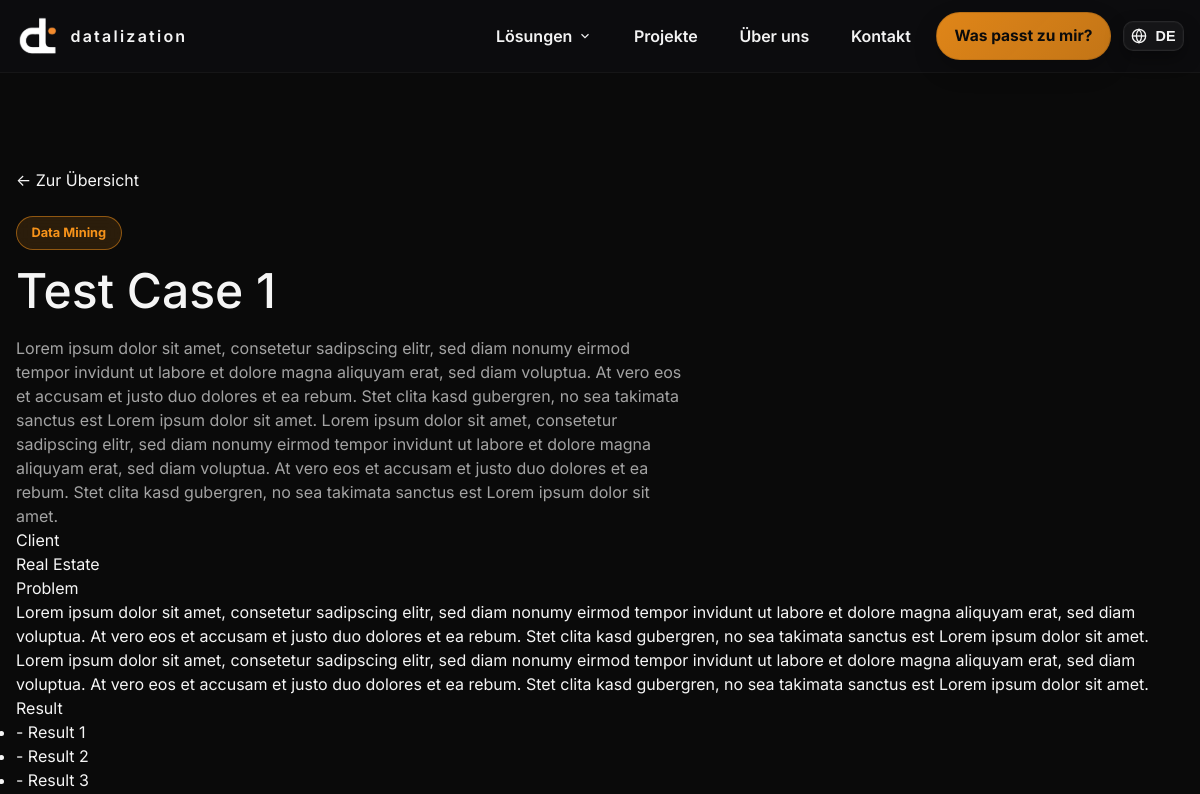
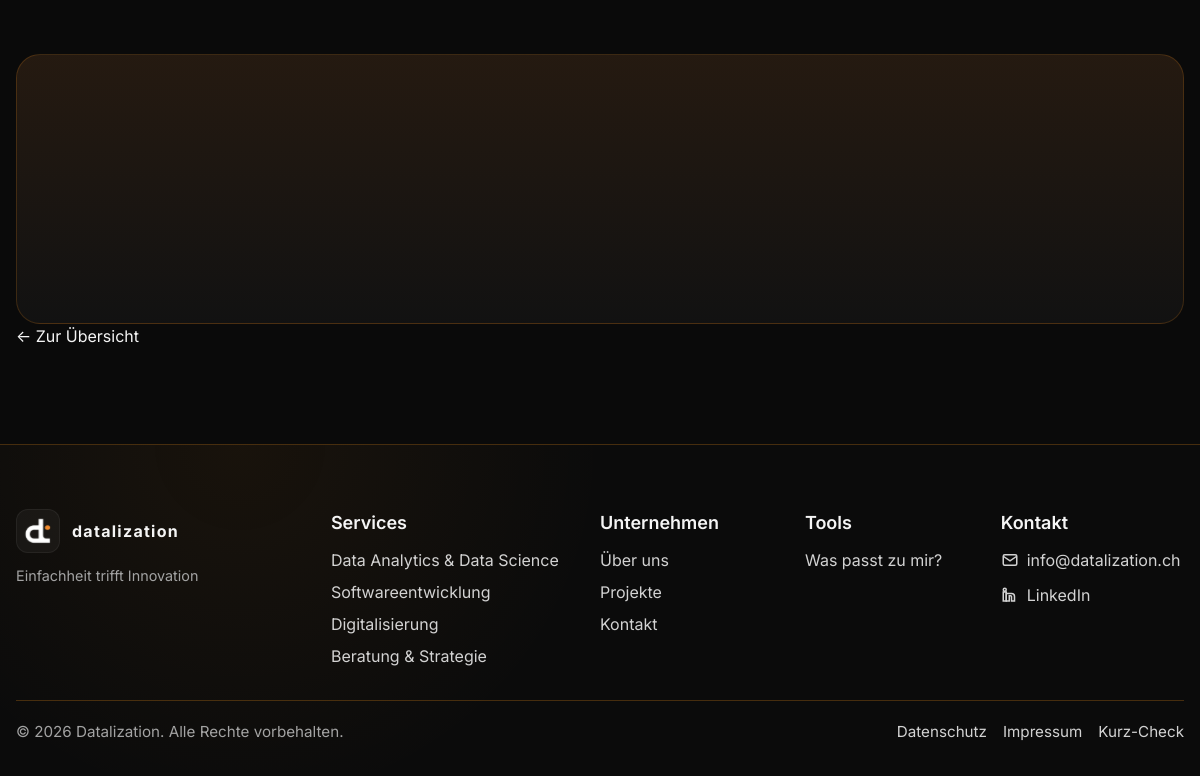
The app's page /de/cases/mining/, older data (2 pictures, top to bottom).
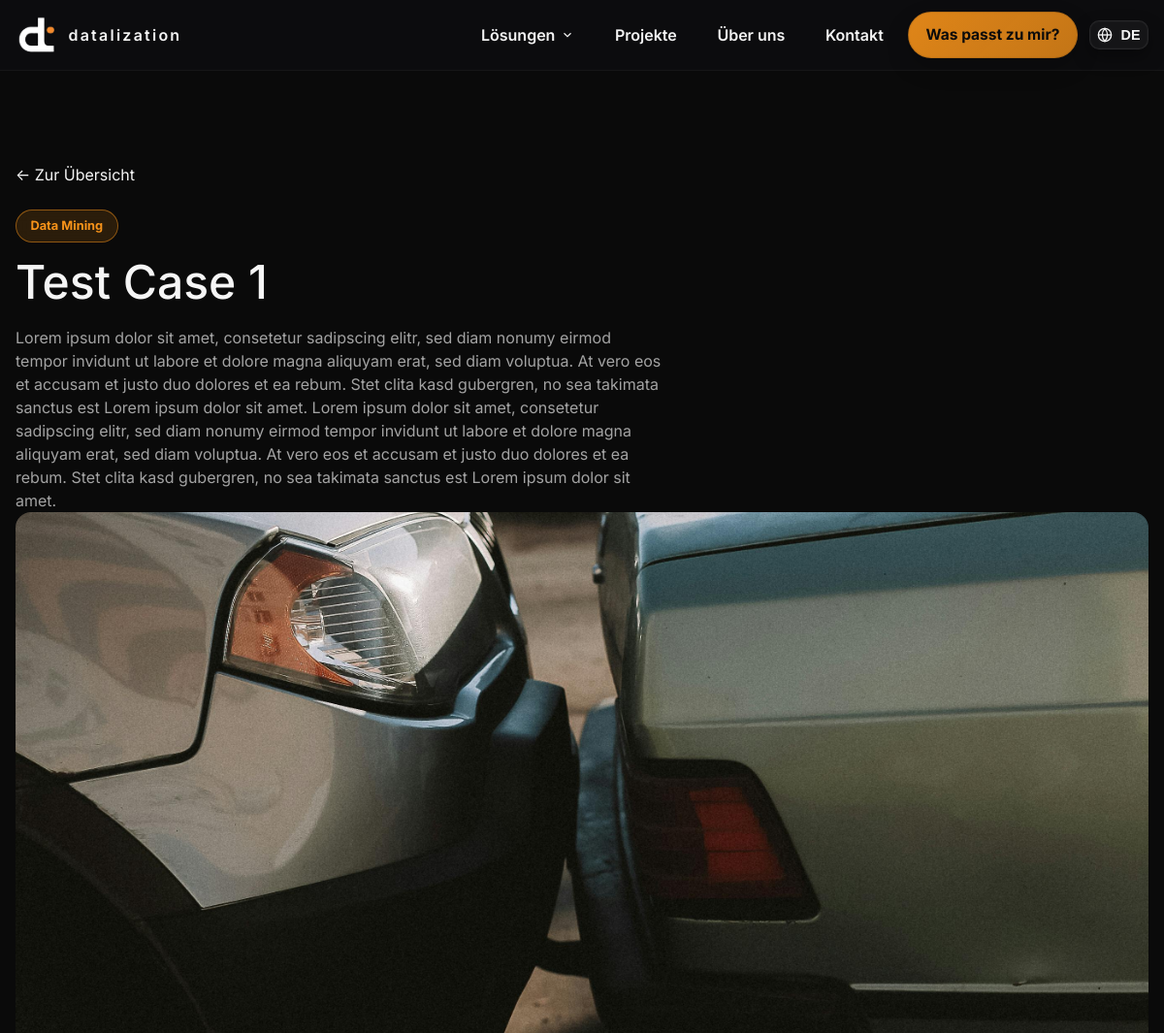
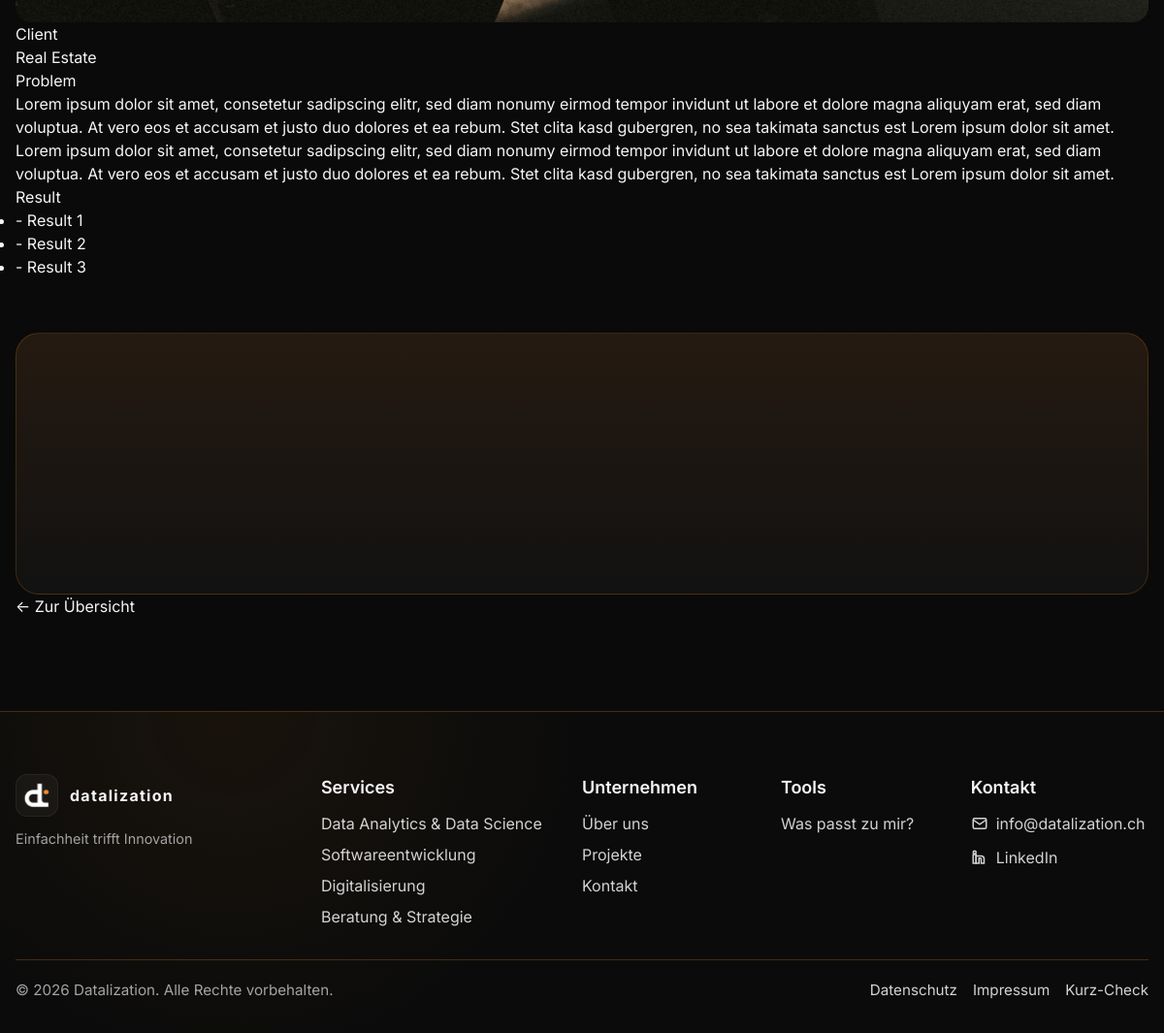
The same page, newer data (2 pictures, top to bottom).
### web/models.py (models this page shows, shortened)
class CaseStudy(models.Model):
    title       = models.CharField(max_length=160)
    category    = models.CharField(max_length=80, blank=True)
    slug        = models.SlugField(unique=True, blank=True)
    summary     = models.TextField(blank=True)
    client_brief   = models.TextField(_("Client"), blank=True,
        help_text=_("Kurzbeschreibung des Kunden (keine Namen)."))
    problem_brief  = models.TextField(_("Problem"), blank=True,
        help_text=_("Welches Problem/Engpass bestand?"))
    result_points  = models.TextField(_("Result (Bullet points)"), blank=True,
        help_text=_("Eine Aufzählung, je Zeile ein Punkt."))
    preview_animation = models.FileField(upload_to="cases/previews/", blank=True, null=True)
    image       = models.ImageField(upload_to="cases/", blank=True, null=True)
    date        = models.DateField()
    published   = models.BooleanField(
        _("Aktiv"),
        default=True,
        help_text=_("Steuert, ob diese Case Study auf der Website angezeigt wird."),
    )
    kpis        = models.JSONField(blank=True, null=True)
    tech_stack  = models.CharField(max_length=255, blank=True)
    def result_list(self):
        if not self.result_points:
            return []
        return [ln.strip() for ln in self.result_points.splitlines() if ln.strip()]
    @property
    def safe_image_url(self):
        if not self.image or not getattr(self.image, "name", ""):
            return ""
        try:
            if not self.image.storage.exists(self.image.name):
                return ""
            return self.image.url
        except Exception:
            return ""
    class Meta:
        ordering = ["-date"]

### web/views.py (the view)
# urls.py: path("cases/<slug:slug>/", views.case_detail, name="case_detail"),
def case_detail(request, slug):
    case = get_object_or_404(CaseStudy, slug=slug, published=True)
    results_list = case.result_list()
    return render(request, "case_detail.html", {
        "case": case,
        "results_list": results_list,
    })

### web/templates/case_detail.html (shortened to what this page needs)
{% extends "base.html" %}
{% load i18n static %}
{% block content %}
<div class="min-h-screen bg-background text-foreground">
  <section class="section">
    <div class="container mx-auto px-4 py-16">
      <nav class="mb-6">
        <a class="btn-link" href="{% url 'web:cases' %}">← {% trans "Zur Übersicht" %}</a>
      </nav>
      <header class="mb-10">
        {% if case.category %}
          <div class="mb-3">
            <span class="badge-primary">{{ case.category }}</span>
          </div>
        {% endif %}
        <h1 class="section-title mb-3">
          {{ case.title }}
        </h1>
        {% if case.summary %}
          <p class="text-muted max-w-2xl">
            {{ case.summary }}
          </p>
        {% endif %}
      </header>
      {% if case.safe_image_url %}
        <div class="mb-10">
          <img class="case-hero-img" src="{{ case.safe_image_url }}" alt="{{ case.title }}">
        </div>
      {% endif %}
      <section class="cpr-grid cpr-grid--detail mb-10">
        <div class="cpr-col">
          <div class="cpr-title">{% trans "Client" %}</div>
          <p>{{ case.client_brief|default:"–"|linebreaksbr }}</p>
        </div>
        <div class="cpr-col">
          <div class="cpr-title">{% trans "Problem" %}</div>
          <p>{{ case.problem_brief|default:"–"|linebreaksbr }}</p>
        </div>
        <div class="cpr-col">
          <div class="cpr-title">{% trans "Result" %}</div>
          {% if case.result_list %}
            <ul class="cpr-list">
              {% for item in case.result_list %}
                <li>{{ item }}</li>
              {% endfor %}
            </ul>
          {% else %}
            <p>–</p>
          {% endif %}
        </div>
      </section>
      <section class="case-cta-wrap case-cta-wrap--compact">
      </section>
      <footer class="mt-10">
        <a class="btn-link" href="{% url 'web:cases' %}">← {% trans "Zur Übersicht" %}</a>
      </footer>
    </div>
  </section>
</div>
{% endblock %}

Row changes from the older to the newer data that the page shows:
changed CaseStudy "Test Case 1": safe_image_url: picture added
